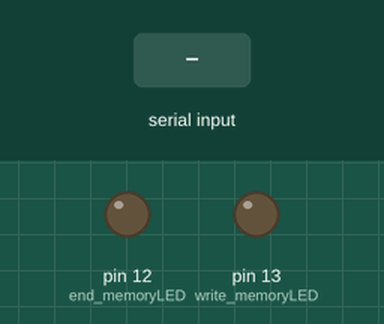
The sketch below on a simulated Arduino Uno, built with avr-gcc and run on an emulated ATmega328P. Parts: output pins drawn as LEDs (lit = HIGH). Inputs (shaded band) come from the test bench. EEPROM starts erased; what the sketch prints to the serial monitor is not drawn.

Above: at 5.3 s.
5.4 s: "1" received over Serial
Timing chart, 0 to 8.4 s (numbered marks = the images above; inputs shaded):
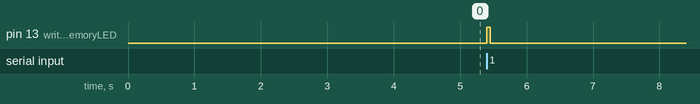

Measured:
- after the input at 5.4 s, pin 13 (write_memoryLED): LOW → HIGH at once, → LOW 0.05 s later

The sketch:

EEPROM_string.ino
```cpp
 /*
    AVR processors EEPROM sizes,
    - Arduno Duemilanove: 512b EEPROM storage.
    - Arduino Uno:        1kb or eeprom_size bytes EEPROM storage.
    - Arduino Mega:       4kb or 4096 bytes EEPROM storage.
 */

#include <EEPROM.h>
int eeprom_Memory_address = 0;                       //  holds the eeprom memory address
int read_eepromDATA = 0;                             // holds the data which is read from the eeprom
char serialDATA_to_write;                            //holds serial input data to write in the eeprom
int write_memoryLED = 13;                            //LED to indicate writing in the EEPROM memory which is connected in digital pin 13
int end_memoryLED=12 ;                               //LED to indicate eeprom memory is full which is connected in digital pin 12
int eeprom_size=1024;                                //holds the eeprom memory size or memory length

void setup()
{
  pinMode(write_memoryLED, OUTPUT);
  pinMode( end_memoryLED, OUTPUT);
  Serial.begin(9600);                                                                                 // initialize the serial baud rate 9600
  Serial.println();
  Serial.println("The previous text saves in the EEPROM was :");
  Serial.println();
  for(eeprom_Memory_address = 0; eeprom_Memory_address < eeprom_size; eeprom_Memory_address ++)        // read all the EEPROM memory data
  {
   read_eepromDATA = EEPROM.read(eeprom_Memory_address);
    Serial.write(read_eepromDATA);
  }

  Serial.println();
  Serial.println();


  for(eeprom_Memory_address = 0; eeprom_Memory_address < eeprom_size; eeprom_Memory_address ++)        // erase the entire eeprom memory using white spaces
   {
    EEPROM.write(eeprom_Memory_address, ' ');
   }
   Serial.println("EEPROM memory is erased.");
   Serial.println();
   Serial.println("Write your new text :");
    Serial.println();
  for(eeprom_Memory_address = 0; eeprom_Memory_address < eeprom_size; )                               // write the incoming serial string to the EEPROM
  {
    if(Serial.available())
    {
      serialDATA_to_write = Serial.read();
      Serial.write(serialDATA_to_write);
      EEPROM.write(eeprom_Memory_address, serialDATA_to_write);
      eeprom_Memory_address ++;
      digitalWrite(write_memoryLED, HIGH);
      delay(50);
      digitalWrite(write_memoryLED, LOW);
    }
  }
}

void loop()
{
  digitalWrite(end_memoryLED, HIGH);                                                                  //indicate the eeprom memorys is full
}
```
